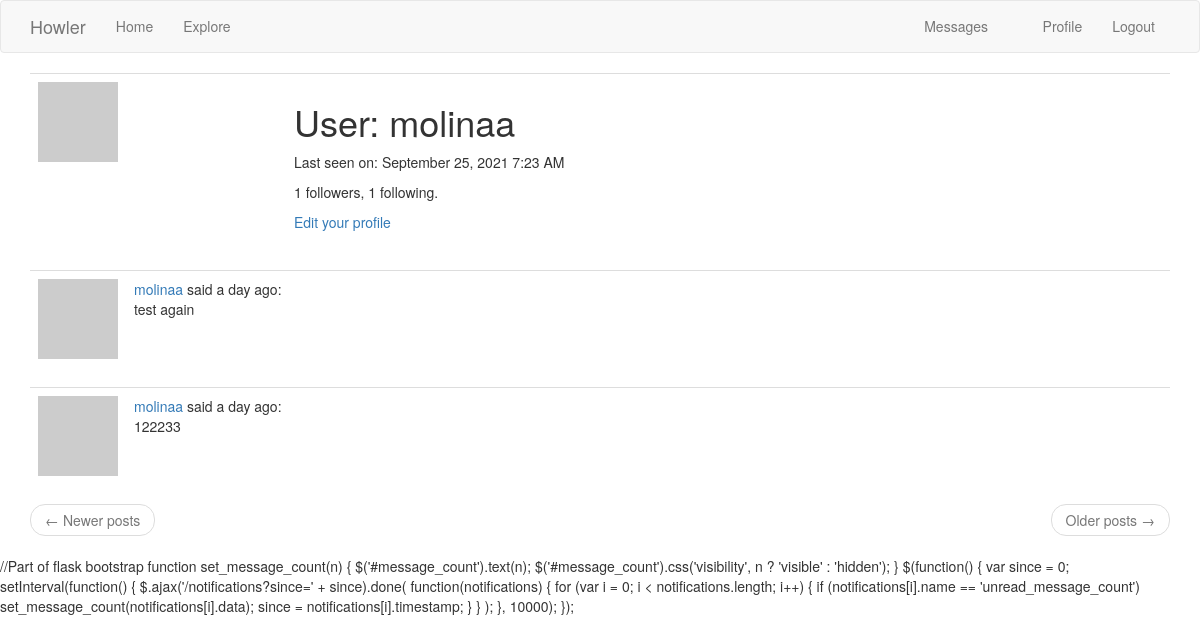
Page /user/molinaa (signed in) on the earlier database version.
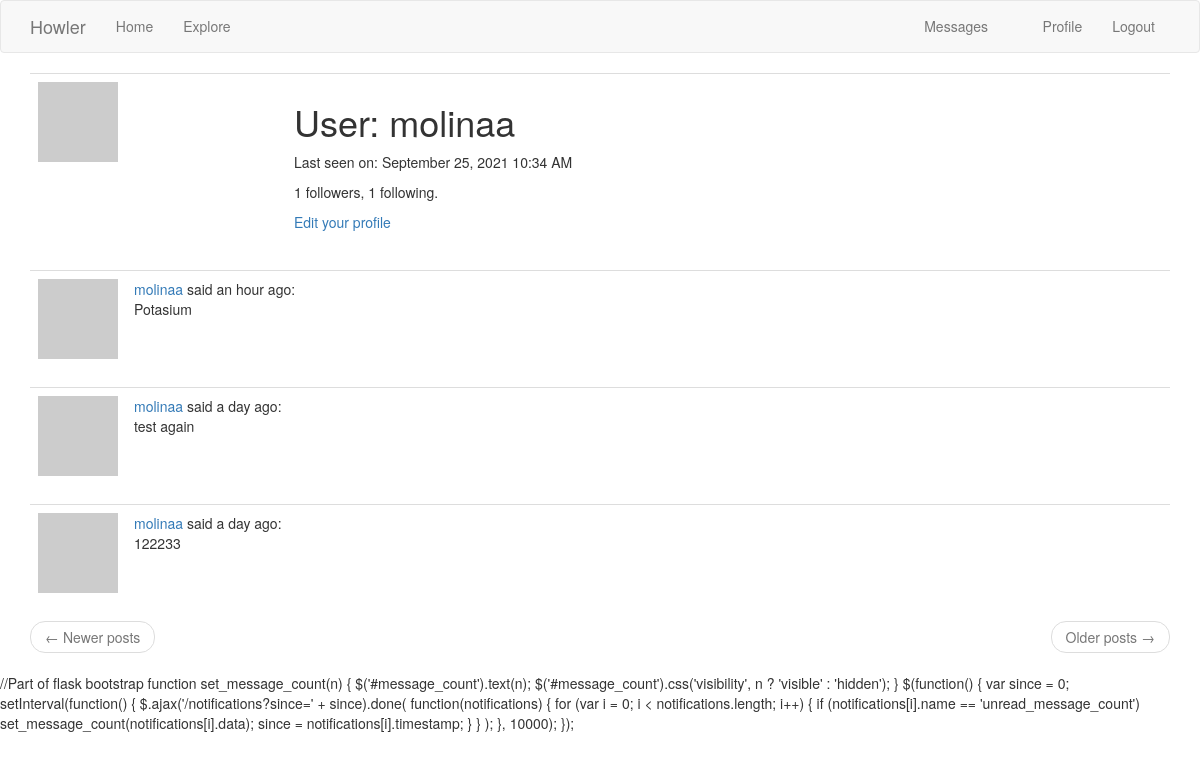
Same page on the later database version.
### app/models.py (models this page shows, shortened)
class User(UserMixin,db.Model):
    id = db.Column(db.Integer, primary_key=True)
    username = db.Column(db.String(64), index=True, unique=True)
    email = db.Column(db.String(120), index=True, unique=True)
    password_hash = db.Column(db.String(128))
    posts = db.relationship('Post', backref='author', lazy='dynamic')
    about_me = db.Column(db.String(140))
    last_seen = db.Column(db.DateTime, default=datetime.utcnow)
    followed = db.relationship(
        'User', secondary=followers,
        primaryjoin=(followers.c.follower_id == id),
        secondaryjoin=(followers.c.followed_id == id),
        backref=db.backref('followers', lazy='dynamic'), lazy='dynamic')
    messages_sent = db.relationship('Message',
                                    foreign_keys='Message.sender_id',
                                    backref='author', lazy='dynamic')
    messages_received = db.relationship('Message',
                                        foreign_keys='Message.recipient_id',
                                        backref='recipient', lazy='dynamic')
    last_message_read_time = db.Column(db.DateTime)
    notifications = db.relationship('Notification', backref='user',
                                    lazy='dynamic')
    def new_messages(self):
        last_read_time = self.last_message_read_time or datetime(1900, 1, 1)
        return Message.query.filter_by(recipient=self).filter(
            Message.timestamp > last_read_time).count()
    def avatar(self, size):
        digest = md5(self.email.lower().encode('utf-8')).hexdigest()
        return 'https://www.gravatar.com/avatar/{}?d=identicon&s={}'.format(
            digest, size)

class Post(db.Model):
    id = db.Column(db.Integer, primary_key=True)
    body = db.Column(db.String(140))
    timestamp = db.Column(db.DateTime, index=True, default=datetime.utcnow)
    user_id = db.Column(db.Integer, db.ForeignKey('user.id'))

### app/routes.py (the view)
@app.route('/user/<username>')
@login_required
def user(username):
    user = User.query.filter_by(username=username).first_or_404()
    page = request.args.get('page', 1, type=int)
    posts = user.posts.order_by(Post.timestamp.desc()).paginate(
        page, app.config['POSTS_PER_PAGE'], False)
    next_url = url_for('user', username=user.username, page=posts.next_num) \
        if posts.has_next else None
    prev_url = url_for('user', username=user.username, page=posts.prev_num) \
        if posts.has_prev else None
    form = EmptyForm()
    return render_template('user.html', user=user, posts=posts.items,
                           next_url=next_url, prev_url=prev_url, form=form)

### app/models.py (called while the page is built)
@login.user_loader
def load_user(id):
    return User.query.get(int(id))

### app/routes.py (called while the page is built)
@app.before_request
def before_request():
    if current_user.is_authenticated:
        current_user.last_seen = datetime.utcnow()
        db.session.commit()

### app/templates/user.html (shortened to what this page needs)
{% extends "base.html" %}
{% block app_content %}
    <table class="table table-hover">
        <tr>
            <td width="256px"><img src="{{ user.avatar(256) }}"></td>
            <td>
                <h1>User: {{ user.username }}</h1>
                {% if user.last_seen %} <p>Last seen on: {{ moment(user.last_seen).format('LLL') }}</p>{% endif %}
                <p>{{ user.followers.count() }} followers, {{ user.followed.count() }} following.</p>
                {% if user == current_user %}
                <p><a href="{{ url_for('edit_profile') }}">Edit your profile</a></p>
                {% endif %}
            </td>
        </tr>
    </table>
    {% for post in posts %}
        {% include '__post.html' %}
    {% endfor %}
    <nav aria-label="...">
        <ul class="pager">
            <li class="previous{% if not prev_url %} disabled{% endif %}">
                <a href="{{ prev_url or '#' }}">
                    <span aria-hidden="true">&larr;</span> Newer posts
                </a>
            </li>
            <li class="next{% if not next_url %} disabled{% endif %}">
                <a href="{{ next_url or '#' }}">
                    Older posts <span aria-hidden="true">&rarr;</span>
                </a>
            </li>
        </ul>
    </nav>
{% endblock %}

### app/templates/base.html (shortened to what this page needs)
{% extends 'bootstrap/base.html' %}
{% block navbar %}
    <nav class="navbar navbar-default">
        <div class="container">
            <div class="navbar-header">
                <a class="navbar-brand" href="{{ url_for('index') }}">Howler</a>
            </div>
            <div class="collapse navbar-collapse" id="bs-example-navbar-collapse-1">
                <ul class="nav navbar-nav">
                    <li><a href="{{ url_for('index') }}">Home</a></li>
                    <li><a href="{{ url_for('explore') }}">Explore</a></li>
                </ul>
                <ul class="nav navbar-nav navbar-right">
                    {% if current_user.is_anonymous %}
                    <li><a href="{{ url_for('login') }}">Login</a></li>
                    {% else %}
                    <li>
                        <a href="{{ url_for('messages') }}">
                            {{ ('Messages') }}
                            {% set new_messages = current_user.new_messages() %}
                        </a>
                    </li>
                    <li><a href="{{ url_for('user', username=current_user.username) }}">Profile</a></li>
                    <li><a href="{{ url_for('logout') }}">Logout</a></li>
                    {% endif %}
                </ul>
            </div>
        </div>
    </nav>
{% endblock %}
{% block content %}
    <div class="container">
        {% block app_content %}{% endblock %}
    </div>
{% endblock %}
{% block scripts %}
    {{ moment.include_moment() }} //Part of flask bootstrap
        function set_message_count(n) {
            $('#message_count').text(n);
            $('#message_count').css('visibility', n ? 'visible' : 'hidden');
        }
        {% if current_user.is_authenticated %}
        $(function() {
            var since = 0;
            setInterval(function() {
                $.ajax('{{ url_for('notifications') }}?since=' + since).done(
                    function(notifications) {
                        for (var i = 0; i < notifications.length; i++) {
                            if (notifications[i].name == 'unread_message_count')
                                set_message_count(notifications[i].data);
                            since = notifications[i].timestamp;
                        }
                    }
                );
            }, 10000);
        });
        {% endif %}
{% endblock %}

### app/templates/__post.html
   <table class="table table-hover">
        <tr>
            <td width="70px">
                <a href="{{ url_for('user', username=post.author.username) }}">
                    <img src="{{ post.author.avatar(70) }}" />
                </a>
            </td>
            <td>
                <a href="{{ url_for('user', username=post.author.username) }}">
                    {{ post.author.username }}
                </a>
                said {{ moment(post.timestamp).fromNow() }}:
                <br>
                {{ post.body }}
            </td>
        </tr>
    </table>

Differences in the rows shown:
changed User "molinaa": last_seen "September 25, 2021 7:23 AM" → "September 25, 2021 10:34 AM"
added Post: author.username "molinaa", timestamp "an hour ago", body "Potasium"
